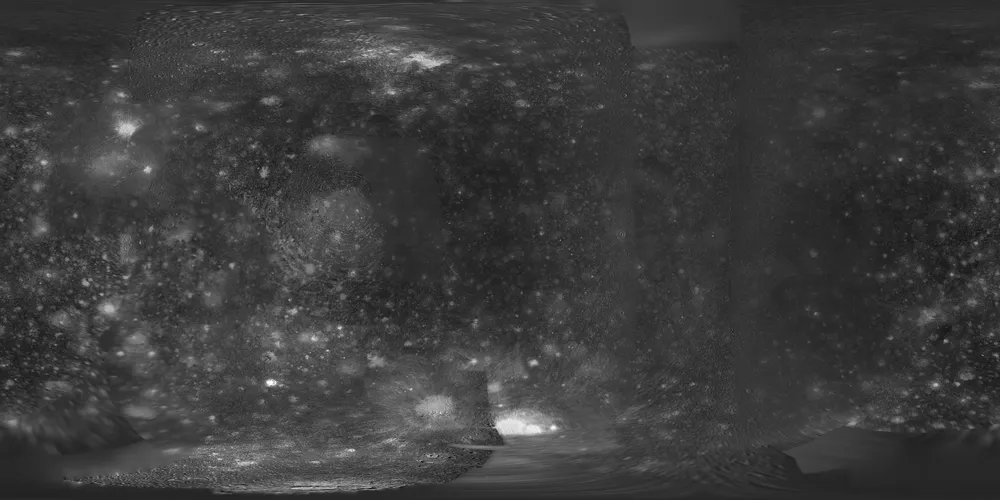
#> input picture assets/callisto/color.webp, 1000 x 500 px, shrunk from 2048 x 1024 before the run
$ python darkpix.py ../../../../assets/callisto/color.webp
#> lines starting #> are read from the running program, lines starting #| are printed output that depends on the picture; after the words box and inside, x2 and y2 are one past the last pixel; in counts of white or black regions, pixels touching at a corner belong together
"""Find isolated dark pixels inside bright regions (NaN / negative-sqrt artifacts) in screenshots.
usage: python -I darkpix.py img.png [img2.png ...]
A pixel is flagged when its luminance is < 25 % of the median of its 9x9 neighbourhood and that median is > 60."""
import site, sys
p = site.getusersitepackages()
if p not in sys.path:
    sys.path.append(p)
import numpy as np
from PIL import Image

for path in sys.argv[1:]:
    a = np.asarray(Image.open(path).convert('RGB')).astype(np.float32)
    y = a.mean(axis=2)
    H, W = y.shape
#> H = 500; W = 1000
    r = 4
    pad = np.pad(y, r, mode='edge')
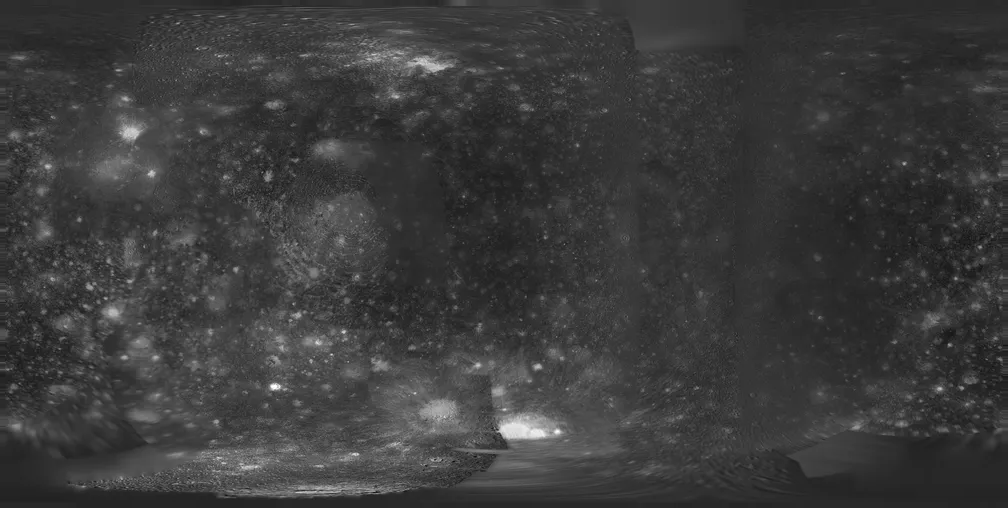
#> pad: shape (508, 1008) float32; min 10, max 255, mean 59.6
    win = np.lib.stride_tricks.sliding_window_view(pad, (2 * r + 1, 2 * r + 1))
    med = np.median(win.reshape(H, W, -1), axis=2)
    m = (y < 0.25 * med) & (med > 60)
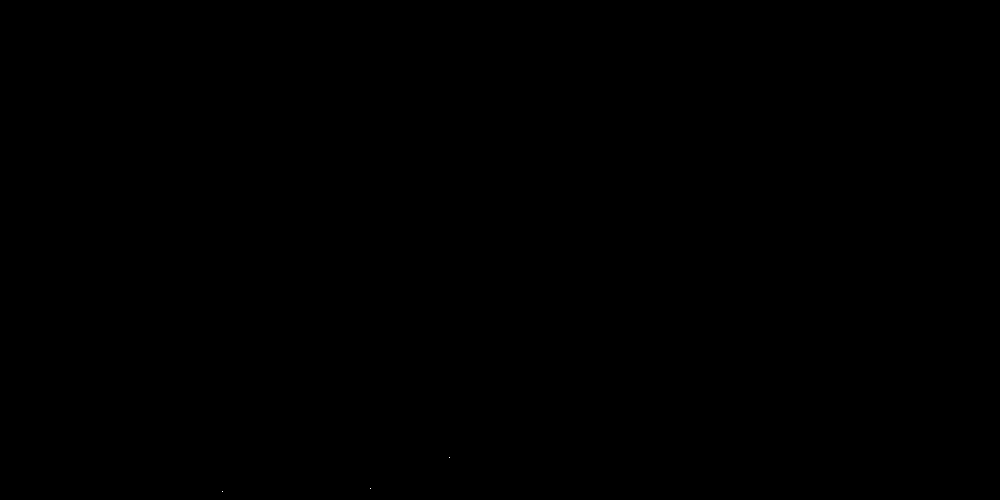
#> m: shape (500, 1000) bool; 0% white in thin lines or dots, all inside (x1, y1, x2, y2) = (222, 457, 450, 492)
    ys, xs = np.nonzero(m)
#> ys = [457, 488, 491]; xs = [449, 370, 222]
    print(f'{path}: {len(xs)} dark pixels')
#| ../../../../assets/callisto/color.webp: 3 dark pixels
    for x, yy in list(zip(xs, ys))[:20]:
        print(f'   ({x},{yy}) rgb={tuple(int(v) for v in a[yy, x])} med={med[yy, x]:.0f}')
#> this loop made 3 passes
#> (x, yy) on passes 1 to 3: (449, 457), (370, 488), (222, 491)
#|    (449,457) rgb=(10, 10, 10) med=76
#|    (370,488) rgb=(23, 23, 23) med=98
#|    (222,491) rgb=(17, 17, 17) med=73
